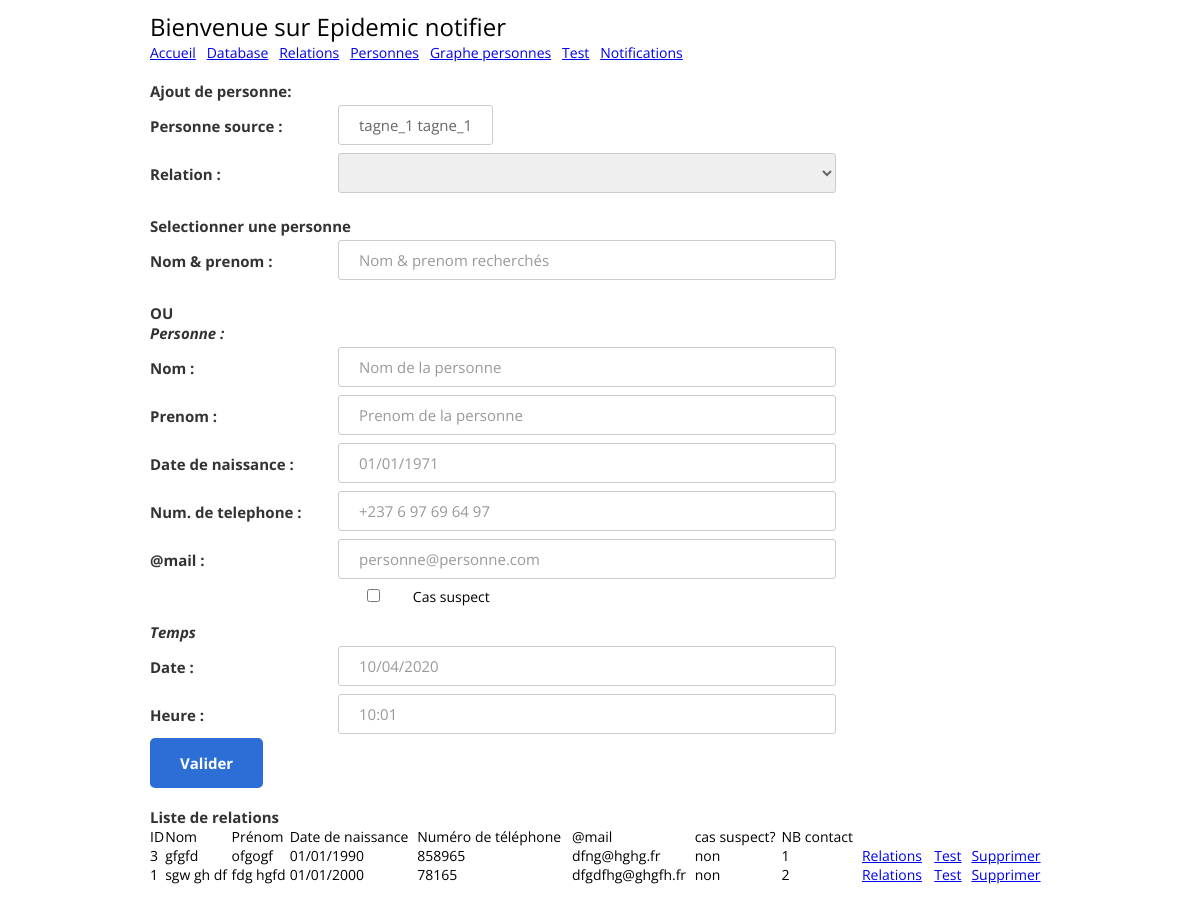
Page /crp?personne=4 on the committed database.
### tables this page shows
CREATE TABLE "personnes" (
	"id"	integer,
	"nom"	text,
	"prenom"	text,
	"date_naiss"	text,
	"num_telephone"	text,
	"email"	text,
	"suspect"	text,
	"gueri"	TEXT,
	PRIMARY KEY("id"),
	UNIQUE("nom","prenom","date_naiss")
);

### app.py (the view)
@app.route("/crp", methods=["GET"])
def home_rcp():
    personne_id = request.args.get("personne")
    if personne_id is None or personne_id == "":
        return redirect("/personnes")
    personne = Personne().get_one(personne_id)
    relations = Relation().get_all()
    personnes = CRP().get_personnes_crp(personne_id)
    return render_template("myapp/crp.html", personne=personne, relations=relations, personnes=personnes)

### treatment/db/contact_relation_personne.py (called while the page is built)
    def get_personne_nb_contact(self, personne_id):
        r = "SELECT COUNT(*) FROM contact_relation_personnes WHERE personne_id_1=? OR personne_id_2=? LIMIT 1"
        self.cur.execute(r, (str(personne_id), str(personne_id)))
        row = self.cur.fetchone()
        return row[0]

### treatment/db/personne.py (called while the page is built)
    def get_one(self, id_):
        self.cur.execute("SELECT  * FROM personnes WHERE id=? ORDER BY id ASC", str(id_))
        row = self.cur.fetchone()
        if (row != None):
            return RPersonne(str(row[0]), row[1], row[2], row[3], row[4], row[5], row[6])
        return None

### treatment/db/relation.py (called while the page is built)
    def get_all(self):
        self.cur.execute("SELECT  * FROM relations ORDER BY id ASC")
        rows = self.cur.fetchall()
        return [RRelation(row[0], row[1]) for row in rows]

### templates/myapp/crp.html (shortened to what this page needs)
<!DOCTYPE html>
<html>
  <head>
    {% include 'inc/header.html' %}
  </head>
  <body>
    <div class="page-wrapper bg-dark p-t-100 p-b-50">
      <div class="wrapper wrapper--w900">
        <form action="/crp" method="POST" onsubmit="return validate_form_crp();">
          <div class="card card-6">
            <div class="card-heading">
              {% include 'inc/header_menu.html' %}
            </div>
            <div class="card-body">
              <div class="label-row">Ajout de personne: </div>
              <div class="form-row">
                <div class="name">Personne source : </div>
                <div class="input--style-6">{{ personne.nom + ' '+ personne.prenom }}
                </div>
              </div>
              <div class="form-row">
                <div class="name">Relation : </div>
                <div class="value">
                  <select class="select-input" id="id_relation" name="id_relation">
                    <option value=""></option>
                    {% if relations %}
                      {% for r in relations %}
                        <option value="{{ r.id }}">{{ r.libelle }}</option>
                      {% endfor %}
                    {% endif %}
                  </select>
                </div>
              </div>
              <br/>
              <div class="label-row">Selectionner une personne</div>
              <div class="form-row">
                <div class="name">Nom & prenom : </div>
                <div class="value">
                  <input class="input--style-6" type="text" id="searchname" name="searchname" value="" placeholder="Nom & prenom recherchés" size="64" autocomplete="false">
                </div>
              </div>
              <br/>
              <div class="label-row">OU</div>
              {% include 'inc/form_personne.html' %}
              <div class="label-row"><i>Temps</i></div>
              <div class="form-row">
                <div class="name">Date :</div>
                <div class="value">
                  <input class="input--style-6" type="text" id="date_contact" name="date_contact" value="" placeholder="10/04/2020" autocomplete="false">
                </div>
              </div>
              <div class="form-row">
                <div class="name">Heure :</div>
                <div class="value">
                  <input class="input--style-6" type="text" id="heure_contact" name="heure_contact" value="" placeholder="10:01" autocomplete="false">
                </div>
              </div>
            </div>
          </div>
          <div class="card-footer">
            <button class="btn btn--radius-2 btn--blue-2" id="btnvalid_crp" type="submit">Valider</button>
          </div>
        </form>
        <br/>
        <div class="card card-6">
          <div class="card-body">
            <div class="label-row">Liste de relations</div>
            {% include 'inc/list_personne.html' %}
          </div>
        </div>
      </div>
    </div>
  </body>
</html>

### templates/inc/list_personne.html
<table width="100%">
      <thead>
        <td>ID</td>
        <td>Nom</td>
        <td>Prénom</td>
        <td>Date de naissance</td>
        <td>Numéro de téléphone</td>
        <td>@mail</td>
        <td>cas suspect?</td>
        <td>NB contact</td>
        <td></td>
        <td></td>
        <td></td>
      </thead>
      <tbody>
        {% if personnes %}
          {% for p in personnes %}
            <tr>
              <td>{{ p.id }}</td>
              <td>{{ p.nom }}</td>
              <td>{{ p.prenom }}</td>
              <td>{{ p.date_naiss }}</td>
              <td>{{ p.num_telephone }}</td>
              <td>{{ p.email }}</td>
              <td>{{ p.suspect }}</td>
              <td>{{ p.nb_contact }}</td>
              <td>&nbsp;<a href="crp?personne={{ p.id }}">Relations</a>&nbsp;</td>
              <td>&nbsp;<a href="tests?personne={{ p.id }}">Test</a>&nbsp;</td>
              <td>&nbsp;<a href="javascript:;" onclick="javascript:confirm_delete('personnes/delete/{{ p.id }}')">Supprimer</a>&nbsp;</td>
            </tr>
          {% endfor %}
        {% else %}
          <tr><td colspan="8">No result!</td></tr>
        {% endif %}
      </tbody>
    </table>

### static/css/main.css (style rules this page uses)
.label-row { color: #333; font-size: 15px; font-weight: 700; }
.select-input { line-height: 38px; border: 1px solid #cccccc; -webkit-border-radius: 3px; -moz-border-radius: 3px; border-radius: 3px; color: #666; font-size: 15px; -webkit-transition: all 0.4s ease; -o-transition: all 0.4s ease; -moz-transition: all 0.4s ease; transition: all 0.4s ease; padding: 0px 20px; width: 70%; height: 40px; }
.form-row { display: -webkit-box; display: -webkit-flex; display: -moz-box; display: -ms-flexbox; display: flex; -webkit-flex-wrap: wrap; -ms-flex-wrap: wrap; flex-wrap: wrap; -webkit-box-align: start; -webkit-align-items: flex-start; -moz-box-align: start; -ms-flex-align: start; align-items: flex-start; padding: 4px 0px; }
.form-row .name { width: 188px; color: #333; font-size: 15px; font-weight: 700; margin-top: 11px; }
.form-row .value { width: -webkit-calc(100% - 188px); width: -moz-calc(100% - 188px); width: calc(100% - 188px); }
html { -webkit-box-sizing: border-box; -moz-box-sizing: border-box; box-sizing: border-box; }
* { padding: 0; margin: 0; }
*, *:before, *:after { -webkit-box-sizing: inherit; -moz-box-sizing: inherit; box-sizing: inherit; }
body, h1, h2, h3, h4, h5, h6, blockquote, p, pre, dl, dd, ol, ul, figure, hr, fieldset, legend { margin: 0; padding: 0; }
table { border-collapse: collapse; border-spacing: 0; }
button { outline: none; background: none; border: none; }
.page-wrapper { min-height: 100vh; }
body { font-family: "Open Sans", "Arial", "Helvetica Neue", sans-serif; font-weight: 400; font-size: 14px; }
.p-t-100 { padding-top: 10px; }
.p-b-50 { padding-bottom: 50px; }
.wrapper { margin: 0 auto; }
.wrapper--w900 { max-width: 900px; }
.btn { display: inline-block; line-height: 50px; padding: 0 30px; -webkit-transition: all 0.4s ease; -o-transition: all 0.4s ease; -moz-transition: all 0.4s ease; transition: all 0.4s ease; cursor: pointer; font-size: 15px; text-transform: capitalize; font-weight: 700; color: #fff; font-family: inherit; }
.btn--radius-2 { -webkit-border-radius: 5px; -moz-border-radius: 5px; border-radius: 5px; }
.btn--blue-2 { background: #2c6ed5; }
input, textarea { outline: none; margin: 0; border: none; -webkit-box-shadow: none; -moz-box-shadow: none; box-shadow: none; width: 70%; font-size: 14px; font-family: inherit; }
.input--style-6, .textarea--style-6 { background: transparent; line-height: 38px; border: 1px solid #cccccc; -webkit-border-radius: 3px; -moz-border-radius: 3px; border-radius: 3px; color: #666; font-size: 15px; -webkit-transition: all 0.4s ease; -o-transition: all 0.4s ease; -moz-transition: all 0.4s ease; transition: all 0.4s ease; padding: 0 20px; }
.card { -webkit-border-radius: 3px; -moz-border-radius: 3px; border-radius: 3px; background: #fff; }
.card-6 { background: transparent; }
.card-6 .card-heading { background: transparent; }
.card-6 .card-body { background: #fff; position: relative; border-bottom: none; padding-bottom: 0; -webkit-border-top-left-radius: 3px; -moz-border-radius-topleft: 3px; border-top-left-radius: 3px; -webkit-border-top-right-radius: 3px; -moz-border-radius-topright: 3px; border-top-right-radius: 3px; }
.card-6 .card-body:before { bottom: 100%; left: 75px; border: solid transparent; content: ""; height: 0; width: 0; position: absolute; pointer-events: none; border-color: rgba(255, 255, 255, 0); border-bottom-color: #fff; border-width: 10px; }

### rows in the picture
personnes: nom+prenom "tagne_1 tagne_1"
personnes: id "3", nom "gfgfd", prenom "ofgogf", date_naiss "01/01/1990", num_telephone "858965", email "dfng@hghg.fr", suspect "non", nb_contact "1"
personnes: id "1", nom "sgw gh df", prenom "fdg hgfd", date_naiss "01/01/2000", num_telephone "78165", email "dfgdfhg@ghgfh.fr", suspect "non", nb_contact "2"
